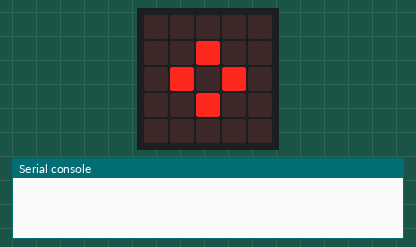
A program run on a simulated BBC micro:bit running MicroPython. On the bench: the board's 5×5 LED display, the last lines printed to the serial console. No radio messages arrive unless stated (any console line starting 'radio sent:' is added by the test bench).

Above: at 0.1 s.
At 1.12 s:
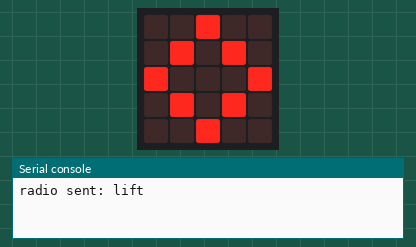

The program:

beacon.py
```python
from microbit import *
import radio


BEACON_NAME = 'lift'
RATE_MS = 1000
START_POWER = 0 # lowest 0=-30dBm


radio.config(power=START_POWER) # lowest power 0=-30dBm
radio.on()

while True:
    display.show(Image.DIAMOND_SMALL)
    sleep(RATE_MS)
    display.show(Image.DIAMOND)

    radio.send(BEACON_NAME)
    sleep(250) # leave image on display a bit longer


    
```
